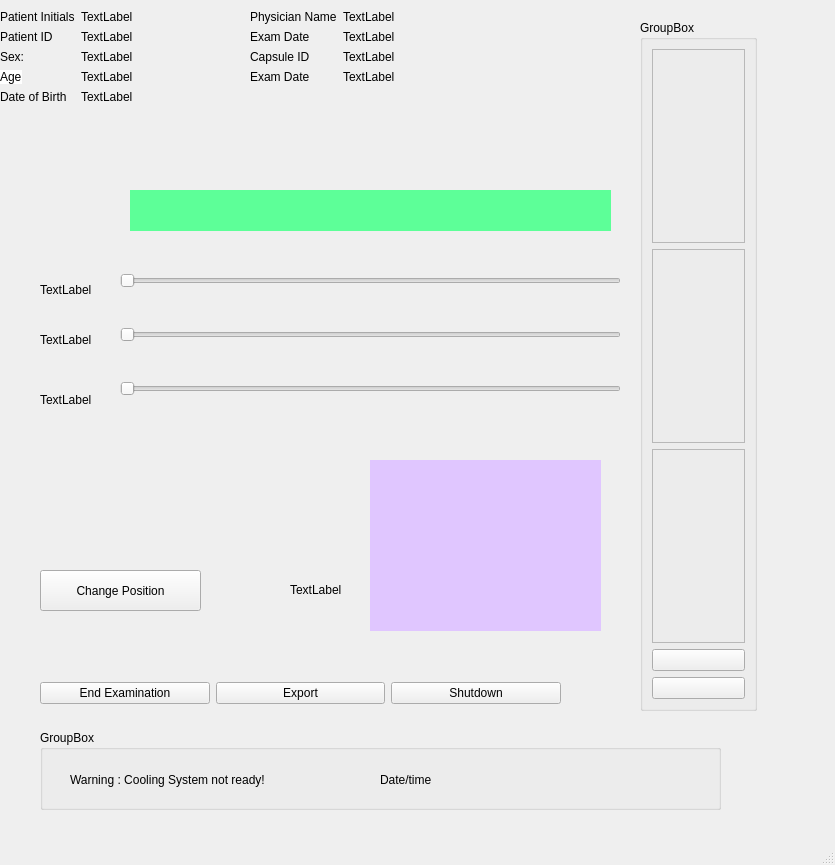
<?xml version="1.0" encoding="UTF-8"?>
<ui version="4.0">
 <class>MainWindow</class>
 <widget class="QMainWindow" name="MainWindow">
  <property name="geometry">
   <rect>
    <x>0</x>
    <y>0</y>
    <width>835</width>
    <height>865</height>
   </rect>
  </property>
  <property name="windowTitle">
   <string>MainWindow</string>
  </property>
  <property name="styleSheet">
   <string notr="true"/>
  </property>
  <widget class="QWidget" name="centralwidget">
   <widget class="QLabel" name="label">
    <property name="geometry">
     <rect>
      <x>40</x>
      <y>280</y>
      <width>91</width>
      <height>20</height>
     </rect>
    </property>
    <property name="text">
     <string>TextLabel</string>
    </property>
   </widget>
   <widget class="QLabel" name="label_2">
    <property name="geometry">
     <rect>
      <x>40</x>
      <y>330</y>
      <width>69</width>
      <height>20</height>
     </rect>
    </property>
    <property name="text">
     <string>TextLabel</string>
    </property>
   </widget>
   <widget class="QLabel" name="label_3">
    <property name="geometry">
     <rect>
      <x>40</x>
      <y>390</y>
      <width>69</width>
      <height>20</height>
     </rect>
    </property>
    <property name="text">
     <string>TextLabel</string>
    </property>
   </widget>
   <widget class="QWidget" name="layoutWidget">
    <property name="geometry">
     <rect>
      <x>120</x>
      <y>240</y>
      <width>501</width>
      <height>191</height>
     </rect>
    </property>
    <layout class="QVBoxLayout" name="verticalLayout">
     <item>
      <widget class="QSlider" name="horizontalSlider">
       <property name="orientation">
        <enum>Qt::Horizontal</enum>
       </property>
      </widget>
     </item>
     <item>
      <widget class="QSlider" name="horizontalSlider_2">
       <property name="orientation">
        <enum>Qt::Horizontal</enum>
       </property>
      </widget>
     </item>
     <item>
      <widget class="QSlider" name="horizontalSlider_3">
       <property name="orientation">
        <enum>Qt::Horizontal</enum>
       </property>
      </widget>
     </item>
    </layout>
   </widget>
   <widget class="QWidget" name="layoutWidget_2">
    <property name="geometry">
     <rect>
      <x>250</x>
      <y>10</y>
      <width>211</width>
      <height>111</height>
     </rect>
    </property>
    <layout class="QFormLayout" name="formLayout_2">
     <item row="0" column="0">
      <widget class="QLabel" name="label_14">
       <property name="text">
        <string>Physician Name</string>
       </property>
      </widget>
     </item>
     <item row="0" column="1">
      <widget class="QLabel" name="label_15">
       <property name="text">
        <string>TextLabel</string>
       </property>
      </widget>
     </item>
     <item row="1" column="0">
      <widget class="QLabel" name="label_16">
       <property name="text">
        <string>Exam Date</string>
       </property>
      </widget>
     </item>
     <item row="1" column="1">
      <widget class="QLabel" name="label_17">
       <property name="text">
        <string>TextLabel</string>
       </property>
      </widget>
     </item>
     <item row="2" column="0">
      <widget class="QLabel" name="label_18">
       <property name="text">
        <string>Capsule ID</string>
       </property>
      </widget>
     </item>
     <item row="2" column="1">
      <widget class="QLabel" name="label_19">
       <property name="text">
        <string>TextLabel</string>
       </property>
      </widget>
     </item>
     <item row="3" column="0">
      <widget class="QLabel" name="label_20">
       <property name="text">
        <string>Exam Date</string>
       </property>
      </widget>
     </item>
     <item row="3" column="1">
      <widget class="QLabel" name="label_21">
       <property name="text">
        <string>TextLabel</string>
       </property>
      </widget>
     </item>
    </layout>
   </widget>
   <widget class="QGroupBox" name="groupBox">
    <property name="geometry">
     <rect>
      <x>640</x>
      <y>20</y>
      <width>117</width>
      <height>691</height>
     </rect>
    </property>
    <property name="title">
     <string>GroupBox</string>
    </property>
    <layout class="QVBoxLayout" name="verticalLayout_2">
     <item>
      <widget class="QFrame" name="frame">
       <property name="frameShape">
        <enum>QFrame::StyledPanel</enum>
       </property>
       <property name="frameShadow">
        <enum>QFrame::Raised</enum>
       </property>
      </widget>
     </item>
     <item>
      <widget class="QFrame" name="frame_3">
       <property name="frameShape">
        <enum>QFrame::StyledPanel</enum>
       </property>
       <property name="frameShadow">
        <enum>QFrame::Raised</enum>
       </property>
      </widget>
     </item>
     <item>
      <widget class="QFrame" name="frame_2">
       <property name="frameShape">
        <enum>QFrame::StyledPanel</enum>
       </property>
       <property name="frameShadow">
        <enum>QFrame::Raised</enum>
       </property>
      </widget>
     </item>
     <item>
      <widget class="QPushButton" name="pushButton_5">
       <property name="text">
        <string/>
       </property>
       <property name="icon">
        <iconset resource="icons.qrc">
         <normaloff>:/icons/caret-up.svg</normaloff>:/icons/caret-up.svg</iconset>
       </property>
      </widget>
     </item>
     <item>
      <widget class="QPushButton" name="pushButton_4">
       <property name="text">
        <string/>
       </property>
       <property name="icon">
        <iconset resource="icons.qrc">
         <normaloff>:/icons/caret-down.svg</normaloff>:/icons/caret-down.svg</iconset>
       </property>
      </widget>
     </item>
    </layout>
   </widget>
   <widget class="QPushButton" name="pbnCP">
    <property name="geometry">
     <rect>
      <x>40</x>
      <y>570</y>
      <width>161</width>
      <height>41</height>
     </rect>
    </property>
    <property name="text">
     <string>Change Position</string>
    </property>
   </widget>
   <widget class="QGroupBox" name="groupBox_2">
    <property name="geometry">
     <rect>
      <x>40</x>
      <y>730</y>
      <width>681</width>
      <height>80</height>
     </rect>
    </property>
    <property name="title">
     <string>GroupBox</string>
    </property>
    <widget class="QLabel" name="label_22">
     <property name="geometry">
      <rect>
       <x>30</x>
       <y>40</y>
       <width>291</width>
       <height>20</height>
      </rect>
     </property>
     <property name="text">
      <string>Warning : Cooling System not ready!</string>
     </property>
    </widget>
    <widget class="QLabel" name="label_23">
     <property name="geometry">
      <rect>
       <x>340</x>
       <y>40</y>
       <width>141</width>
       <height>20</height>
      </rect>
     </property>
     <property name="text">
      <string>Date/time</string>
     </property>
    </widget>
   </widget>
   <widget class="QLabel" name="lb_color">
    <property name="geometry">
     <rect>
      <x>130</x>
      <y>190</y>
      <width>481</width>
      <height>41</height>
     </rect>
    </property>
    <property name="styleSheet">
     <string notr="true">background-color: rgb(93, 255, 152);</string>
    </property>
    <property name="text">
     <string/>
    </property>
   </widget>
   <widget class="QWidget" name="layoutWidget">
    <property name="geometry">
     <rect>
      <x>0</x>
      <y>10</y>
      <width>211</width>
      <height>141</height>
     </rect>
    </property>
    <layout class="QFormLayout" name="formLayout">
     <item row="0" column="0">
      <widget class="QLabel" name="label_7">
       <property name="text">
        <string>Patient Initials</string>
       </property>
      </widget>
     </item>
     <item row="0" column="1">
      <widget class="QLabel" name="label_6">
       <property name="text">
        <string>TextLabel</string>
       </property>
      </widget>
     </item>
     <item row="1" column="0">
      <widget class="QLabel" name="label_5">
       <property name="text">
        <string>Patient ID</string>
       </property>
      </widget>
     </item>
     <item row="1" column="1">
      <widget class="QLabel" name="label_12">
       <property name="text">
        <string>TextLabel</string>
       </property>
      </widget>
     </item>
     <item row="2" column="0">
      <widget class="QLabel" name="label_9">
       <property name="text">
        <string>Sex:</string>
       </property>
      </widget>
     </item>
     <item row="2" column="1">
      <widget class="QLabel" name="label_4">
       <property name="text">
        <string>TextLabel</string>
       </property>
      </widget>
     </item>
     <item row="3" column="0">
      <widget class="QLabel" name="label_8">
       <property name="styleSheet">
        <string notr="true">background-color: rgb(255, 255, 255);</string>
       </property>
       <property name="text">
        <string>Age</string>
       </property>
      </widget>
     </item>
     <item row="3" column="1">
      <widget class="QLabel" name="label_10">
       <property name="text">
        <string>TextLabel</string>
       </property>
      </widget>
     </item>
     <item row="4" column="0">
      <widget class="QLabel" name="label_11">
       <property name="styleSheet">
        <string notr="true"/>
       </property>
       <property name="text">
        <string>Date of Birth</string>
       </property>
      </widget>
     </item>
     <item row="4" column="1">
      <widget class="QLabel" name="label_13">
       <property name="text">
        <string>TextLabel</string>
       </property>
      </widget>
     </item>
    </layout>
   </widget>
   <widget class="QWidget" name="layoutWidget">
    <property name="geometry">
     <rect>
      <x>40</x>
      <y>668</y>
      <width>521</width>
      <height>51</height>
     </rect>
    </property>
    <layout class="QHBoxLayout" name="horizontalLayout">
     <item>
      <widget class="QPushButton" name="pushButton_2">
       <property name="text">
        <string>End Examination</string>
       </property>
      </widget>
     </item>
     <item>
      <widget class="QPushButton" name="pushButton_3">
       <property name="text">
        <string>Export</string>
       </property>
      </widget>
     </item>
     <item>
      <widget class="QPushButton" name="pushButton_6">
       <property name="text">
        <string>Shutdown</string>
       </property>
      </widget>
     </item>
    </layout>
   </widget>
   <widget class="QLabel" name="lbCP">
    <property name="geometry">
     <rect>
      <x>290</x>
      <y>580</y>
      <width>69</width>
      <height>20</height>
     </rect>
    </property>
    <property name="text">
     <string>TextLabel</string>
    </property>
   </widget>
   <widget class="QCameraViewfinder" name="camera_widget" native="true">
    <property name="geometry">
     <rect>
      <x>370</x>
      <y>460</y>
      <width>231</width>
      <height>171</height>
     </rect>
    </property>
    <property name="styleSheet">
     <string notr="true">background-color: rgb(224, 198, 255);</string>
    </property>
   </widget>
  </widget>
  <widget class="QMenuBar" name="menubar">
   <property name="geometry">
    <rect>
     <x>0</x>
     <y>0</y>
     <width>835</width>
     <height>26</height>
    </rect>
   </property>
  </widget>
  <widget class="QStatusBar" name="statusbar"/>
 </widget>
 <customwidgets>
  <customwidget>
   <class>QCameraViewfinder</class>
   <extends>QWidget</extends>
   <header location="global">qcameraviewfinder.h</header>
   <container>1</container>
  </customwidget>
 </customwidgets>
 <resources>
  <include location="icons.qrc"/>
 </resources>
 <connections/>
</ui>
